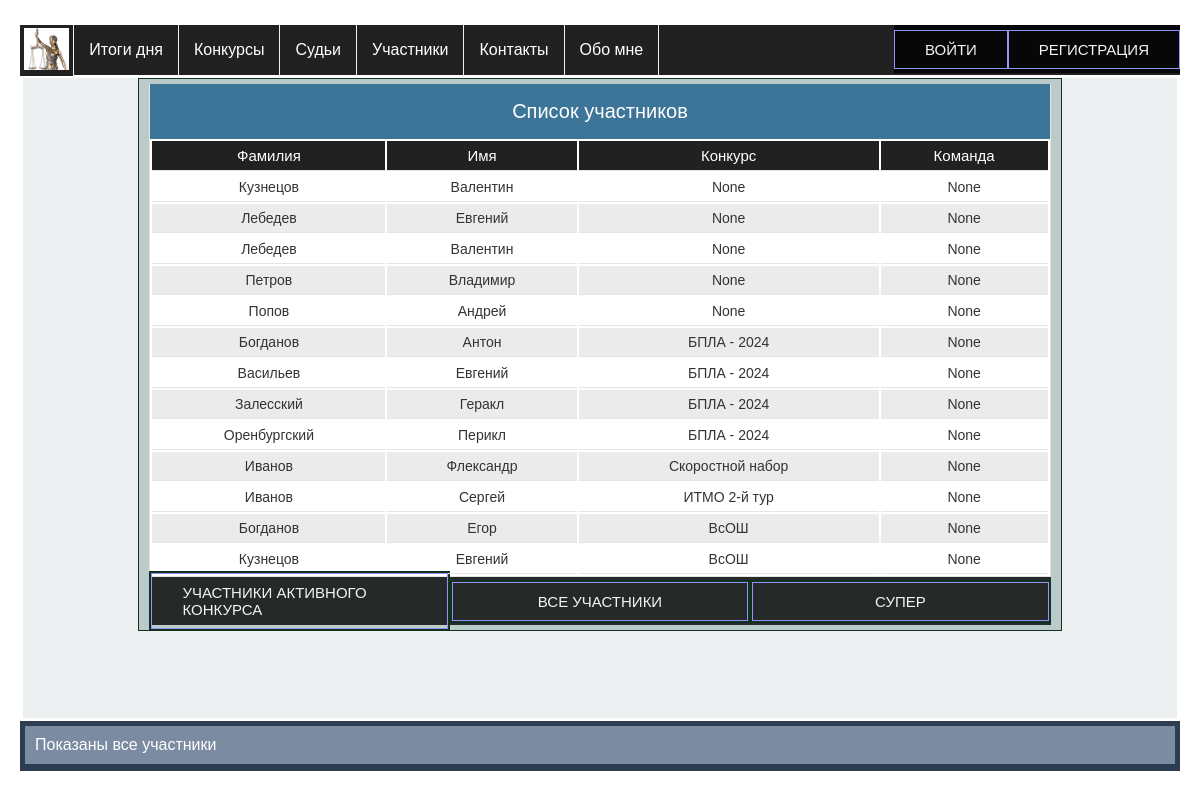
The page /judges/participants_list/all on the database its author committed.
### app_for_judges/models.py (models this page shows, shortened)
class Participant(models.Model):
    class Meta:
        db_table = 'participants'
        verbose_name = _('Участник')
        verbose_name_plural = _('Участники')
    team = models.ForeignKey('ParticipantsTeam', on_delete=models.SET_NULL, null=True, blank=True,
                             verbose_name=_('Команда'))
    name = models.CharField(_('Имя'), max_length=25)
    last_name = models.CharField(_('Фамилия'), max_length=25)
    organization = models.CharField(_('Образовательное учреждение'), max_length=100,
                                    default='ФГКОУ "Оренбургское ПКУ"')
    birthday = models.DateField(_('Дата рождения'))
    competition = models.ForeignKey(Competition, on_delete=models.SET_NULL, null=True, blank=True,
                                    verbose_name=_('Соревнования'))

### app_for_competitions/models.py (models this page shows)
class Competition(models.Model):
    class Meta:
        db_table = 'competitions'
        verbose_name = _('Конкурс')  # наименование в админке в единственном числе
        verbose_name_plural = _('Конкурсы')  # наименование в админке во множественном числе
    name = models.CharField(_('Сокращенное название'), max_length=50, unique=True)
    fullname = models.CharField(_('Полное наименование конкурса'), max_length=200,
                                default=None)
    date = models.DateField(_('Дата проведения'),
                            help_text="Дата начала")
    active = models.BooleanField(_('Активен'), default=True)
    def __str__(self):
        return self.name

### app_for_judges/views.py (the view)
# urls.py: path('participants_list/<str:filter>', participants_list, name='participants_list'),
def participants_list(request, filter):
    context = {'title': 'Список участников'}
    if filter == 'active':
        participants = Participant.objects.filter(competition__active=True).order_by('competition', 'last_name')
        messages.success(request, _('Показаны участники активных соревнований'))
    elif filter == 'all':
        participants = Participant.objects.all().order_by('competition', 'last_name')
        messages.success(request, _('Показаны все участники'))
    context['participants'] = participants
    context['table_title'] = PARTICIPANT_TABLE_TITLE
    return render(request, 'app_for_judges/view_participants.html', context)

### app_for_judges/templates/app_for_judges/view_participants.html (shortened to what this page needs)
{% extends 'base.html' %}
{% load static %}
{% block content %}
<div class="row">
    <div class="table-caption">{{ title }}</div>
    {% if not participants %}
    <h3 class="center">Нет активного конкурса, или у конкурса еще нет участников </h3>
    {% else %}
    <table id="table">
        <thead>
        <tr>
            {% for value in table_title %}
            {% if value != 'Редактор' %}
            <th>{{ value }}</th>
            {% else %}
            {% if user.judge.status == 'M' or user.judge.status == 'J' %}
            <th>{{ value }}</th>
            {% endif %}
            {% endif %}
            {% endfor %}
        </tr>
        </thead>
        <tbody>
        {% for participant in participants %}
        <tr>
            <td>{{ participant.last_name }}</td>
            <td>{{ participant.name }}</td>
            <td>{{ participant.competition }}</td>
            <td>{{ participant.team }}</td>
        </tr>
        {% endfor %}
        </tbody>
    </table>
    {% endif %}
    <div class="container">
        <div class="btn-col-3">
            <a href="{% url 'participants_list' filter='active' %}" class="btn a_btn">Участники активного конкурса</a>
        </div>
        <div class="btn-col-3">
            <a href="{% url 'participants_list' filter='all' %}" class="btn a_btn">Все участники</a>
        </div>
        <div class="btn-col-3">
            {% if user.judge.status == 'M' or user.judge.status == 'J' %}
            <a href="{% url 'add_participant' %}" class="btn a_btn">Добавить участника</a>
            {% else %}
            <a href="{% url 'participants_list' filter='all' %}" class="btn a_btn">Супер</a>
            {% endif %}
        </div>
    </div>
</div>
{% endblock %}

### templates/base.html (shortened to what this page needs)
<!DOCTYPE html>
{% load static %}
<html lang="ru">
<head>
    <link rel="stylesheet" href="{% static 'css/stylesheet.css' %}" type="text/css">
</head>
<body>
<div class="wrapper">
    <header>
        <ul>
            <li>
                <a class="a_menu_logo" href="{% url 'home' %}">
                    <image class="logo" src="{% static 'image/femidalittle.png' %}">
                </a>
            </li>
            <li><a class="a_menu" href="{% url 'competition_result' %}">Итоги дня</a></li>
            <li><a class="a_menu" href="{% url 'all_competitions' %}">Конкурсы</a></li>
            <li><a class="a_menu" href="{% url 'all_judges' %}">Судьи</a></li>
            <li><a class="a_menu" href="#">Участники</a>
            </li>
            <li><a class="a_menu" href="{% url 'contacts' %}">Контакты</a></li>
            <li><a class="a_menu" href="{% url 'about' %}">Обо мне</a></li>
            <div class="container enter">
                {% if user.is_authenticated %}
                <div class="user_name">{{user.judge.get_status_display }} <br> {{ user.username }}</div>
                <a href="{% url 'users:logout' %}" class="btn a_btn">Выйти</a>
                {% else %}
                <a href="{% url 'users:login' %}" class="btn a_btn">Войти</a>
                <a href="{% url 'users:register' %}" class="btn a_btn">Регистрация</a>
                {% endif %}
            </div>
        </ul>
    </header>
    <main>
        {% block content %}{% endblock %}
    </main>
    <footer>
        {% if messages %}
        <div class="messages">
            {% for message in messages %}
            <div class="alert {% if message.tags %}alert-{{ message.tags }}" {% endif %}>
                {{ message }}
            </div>
            {% endfor %}
        </div>
        {% endif %}
    </footer>
</div>
</body>
</html>

### static/css/stylesheet.css (style rules this page uses)
.wrapper { height: 90vh; flex-direction: column; }
main { flex: 1; background-color: #ecf0f1; min-height: 80vh; margin: 3px; }
header { height: 50px; }
footer { background-color: #2c3e50; color: white; height: 50px; padding: 5px; }
* { box-sizing: border-box; }
.row { overflow: hidden; max-width: 80%; min-height: 2px; background-color: #bbcbc9; margin: 0 auto; border: 1px solid #123123; padding: 5px 10px; }
ul { list-style: none; margin: 0; padding-left: 0; margin-top: 25px; background: #212121; height: 50px; }
.a_menu { text-decoration: none; background: #212121; color: #fff; padding: 0 15px; font-family: arial; line-height: 50px; display: block; border-right: 1px solid #ecf0f1; -moz-transition: all 0.3s 0.01s ease; -o-transition: all 0.3s 0.01s ease; -webkit-transition: all 0.3s 0.01s ease; }
.a_menu_logo { text-decoration: none; background: #212121; color: #fff; padding: 0 4px; display: block; border-right: 1px solid #ecf0f1; -moz-transition: all 0.3s 0.01s ease; -o-transition: all 0.3s 0.01s ease; -webkit-transition: all 0.3s 0.01s ease; }
.logo { margin: 3px auto 2px; height: 42px; }
.enter { float: right; }
li { float: left; position: relative; }
* { -moz-box-sizing: border-box; -webkit-box-sizing: border-box; box-sizing: border-box; }
html { color: #333333; font-size: 62.5%; }
body { font: normal 16px Tahoma, Geneva, Helvetica, sans-serif; margin: 0 auto; padding: 0; min-width: 1000px; }
@media only all and (min-width: 760px) { body { padding-left: 20px; padding-right: 20px; padding-right: 2rem; padding-left: 2rem; } }
table { display: block; margin: 0; border: none; background: #fff; font-size: 14px; font-size: 1.4rem; }
@media only all and (min-width: 760px) { table { display: table; width: 100%; border: 1px solid #e5e5e5; border-top: none; } }
tbody { display: block; }
@media only all and (min-width: 760px) { tbody { display: table-row-group; } }
.table-caption { display: block; width: 100%; background: #3c7598; color: #fff; font-size: 20px; font-size: 2rem; text-align: center; height: 44px; line-height: 44px; border: none; border-bottom: 2px solid #999; }
@media only all and (min-width: 760px) { .table-caption { border: 1px solid #e5e5e5; border-top: none; border-bottom: none; height: 55px; line-height: 55px; } }
tr { position: relative; display: block; border-bottom: 1px solid #ccc; padding: 8px; padding: 0.8rem; }
tr:nth-child(even) { background: #ebebeb; }
@media only all and (min-width: 760px) { tr { display: table-row; } }
thead tr { display: none; }
@media only all and (min-width: 760px) { thead { background: #212121; color: #fff; } }
@media only all and (min-width: 760px) { thead tr { display: table-row; } }
@media only all and (min-width: 760px) { thead tr th { font-weight: normal; font-size: 15px; font-size: 1.5rem; } }
td { display: block; border: none; position: relative; text-align: left; }
@media only all and (min-width: 760px) { td, th { display: table-cell; padding: 6px; padding: 0.6rem; border-bottom: 1px solid #e5e5e5; text-align: center; } }
td:before { content: attr(data-label); display: inline-block; width: 15%; background: #999; border-radius: 6px; height: 20px; margin: 0px 10px 0px 0px; margin: 0rem 1rem 0rem 0rem; padding: 0px 5px; padding: 0rem 0.5rem; font-size: 10px; font-size: 1rem; line-height: 20px; text-align: center; color: #fff; overflow: hidden; }
@media only all and (min-width: 560px) { td:before { width: 12%; font-size: 12px; font-size: 1.2rem; } }
@media only all and (min-width: 760px) { td:before { content: ""; display: none; } }
.container { background: linear-gradient(rgba(0, 0, 0, 0.8), rgba(0, 0, 0, 0.8)); font-family: Arial, Helvetica, sans-serif; display: flex; justify-content: center; align-items: center; height: 3em; padding: 0; margin: 0; }
.a_btn { font-size: 1.5rem; padding: 1rem 3rem; color: #f4f4f4; text-transform: uppercase; }
.btn { text-decoration: none; border: 1px solid rgb(146, 148, 248); position: relative; overflow: hidden; display: flex; justify-content: center; }
.btn-col-3 { width: 33.333%; border: 2px solid #123123; }
.btn:before { content: ""; position: absolute; top: 0; left: -100%; width: 100%; height: 100%; background: linear-gradient( 120deg, transparent, rgba(146, 148, 248, 0.4), transparent ); transition: all 650ms; }
.alert { padding: 1rem; }
.alert-success { background-color: #7a8ba2; }

### rows shown on the page
Participant: last_name "Кузнецов", name "Валентин", competition "None", team "None"
Participant: last_name "Лебедев", name "Евгений", competition "None", team "None"
Participant: last_name "Лебедев", name "Валентин", competition "None", team "None"
Participant: last_name "Петров", name "Владимир", competition "None", team "None"
Participant: last_name "Попов", name "Андрей", competition "None", team "None"
Participant: last_name "Богданов", name "Антон", competition "БПЛА - 2024", team "None"
Participant: last_name "Васильев", name "Евгений", competition "БПЛА - 2024", team "None"
Participant: last_name "Залесский", name "Геракл", competition "БПЛА - 2024", team "None"
Participant: last_name "Оренбургский", name "Перикл", competition "БПЛА - 2024", team "None"
Participant: last_name "Иванов", name "Флександр", competition "Скоростной набор", team "None"
Participant: last_name "Иванов", name "Сергей", competition "ИТМО 2-й тур", team "None"
Participant: last_name "Богданов", name "Егор", competition "ВсОШ", team "None"
Participant: last_name "Кузнецов", name "Евгений", competition "ВсОШ", team "None"

### other values the page prints
{{ title }} "Список участников"
{{ value }} "Фамилия" "Имя" "Конкурс" "Команда"
{{ message }} "Показаны все участники"
